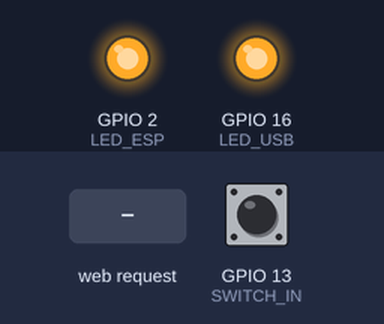
Recording of a sketch running on a simulated ESP8266 (NodeMCU). On the bench: output pins drawn as LEDs (lit = HIGH). Dashed ring = blinking. Inputs (shaded band) come from the test bench; at power-on: GPIO 13 (SWITCH_IN) HIGH. WiFi joins after 1.5 s; servers stay silent unless stated; not simulated (calls return 0 or success): passwords.h; what the sketch prints to the serial monitor is not drawn.

Above: at 7.7 s.
7.8 s: HTTP request GET / received
At 7.92 s:
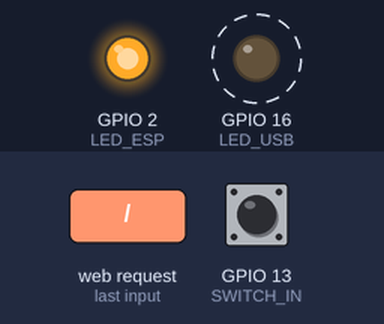
10.8 s: GPIO 13 (SWITCH_IN) pulled LOW for 1 s
At 11.6 s:
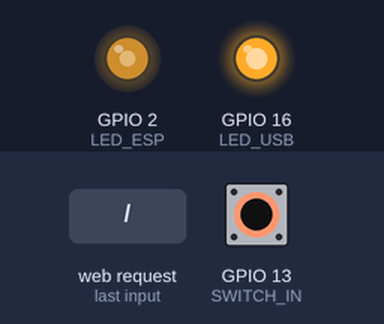
14.8 s: HTTP request GET / received
At 16.7 s:
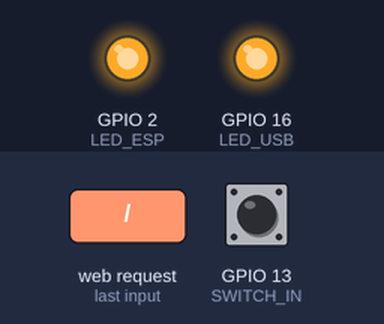
17.8 s: GPIO 13 (SWITCH_IN) pulled LOW for 3.2 s
At 18.3 s:
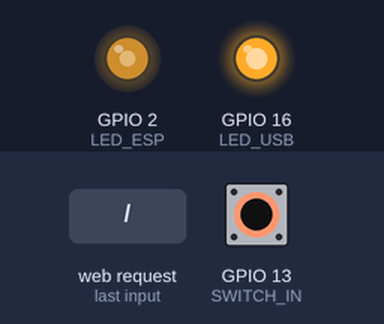
Timing chart, 0 to 22.5 s (numbered marks = the images above; inputs shaded):
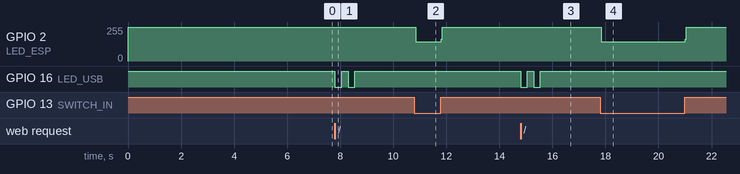

Measured:
- after the input at 7.8 s, GPIO 16 (LED_USB): alternates HIGH for 0.25 s and LOW for 0.25 s, 4 changes in all, then stays HIGH, starting at once
- after the input at 10.8 s, GPIO 2 (LED_ESP): 255/255 → 146/255 after 0.05 s, → 255/255 0.96 s later
- after the input at 14.8 s, GPIO 16 (LED_USB): alternates HIGH for 0.25 s and LOW for 0.25 s, 4 changes in all, then stays HIGH, starting at once
- after the input at 17.8 s, GPIO 2 (LED_ESP): 255/255 → 146/255 after 0.05 s, → 255/255 3.2 s later

The sketch:

tau3.ino
```cpp
// ============================================================================
// tau3.ino             Michael Nagy, bright.tiger@gmail.com          1.809.141
// ============================================================================
// Using a NodeMCU, publish the dry-contact relay output status from a Tornado
// Alert Unit (TAU) via a simple web interface.  Upon query of the URL:
//
//     http://tau.local/
//
// an integer value of 1 or 0 will be returned as the value of a field named
// 'tau', encoded in a json block.  A value of 1 indicates the tornado alert
// unit is alerting (contact-closure output is closed), while a value of 0
// indicates it is quiescent (contact-closure output is open).
// ============================================================================
//       Arduino IDE configuration: Board = NodeMCU 1.0 (ESP-12E Module)
//                                  Port  = /dev/ttyUSB0
// ============================================================================
// Configure the Arduino IDE for 'NodeMCU 1.0 (ESP-11E Module)'.  On Kubuntu,
// the cp210x serial driver is required, and presents /dev/ttyUSB0 as the serial
// port.  Internal debugging output is configured for 115,200 baud, so set that
// speed if you bring up the serial monitor.
//
// Notes:
//     - the D0 output is the led near the USB connector (red or blue)
//     - the D4 output is the led on the ESP8266 submodule (blue)
//     - the D7 input is pulled up (short to ground to signal)
// ============================================================================
// On the ModeMCU module, the following components are added and connected
// as indicated:
//
//     - 470uF and 0.15uF capacitors are connected between Vin and Gnd
//     - a 1K resistor is connected between 3V3 and D7
//     - a 0.15uF capacitor is connected between D7 and Gnd
//
// Power from the external 5V linear regulated PSU comes in via Vin and Gnd.
// The PSU voltage needs to be at least 5V, and could go up to around 12V with
// no issue, however the PSU needs to be either an unregulated or linear
// regulated one.  Switching PSUs generate too much static and interfere with
// the function of the TAU itself.  I am using a Jameco 168605 5v 1A regulated
// linear adapter.
//
// The TAU normally-open switch connection comes in between D7 and Gnd.
// ============================================================================
// Upon initialization, the USB led will blink twice a second until the WiFi
// connection is established, then the ESP led will blink once.  After that
// initial sequence, both leds will normally be off.  The ESP led will light
// whenever a relay closure is detected, and the USB led will blink once each
// time another network device queries the status url.
// ============================================================================
// The ESP led will also pulse every 5 seconds (heartbeat) to let you know
// things are running.
// ============================================================================

#define VERSION "1.810.031"

#include <ESP8266WiFi.h>
#include <WiFiClient.h>
#include <ESP8266WebServer.h>
#include <elapsedMillis.h>

#include "passwords.h"

ESP8266WebServer server(80);

#define LED_USB    16 // D0 of nodemcu, usb led (red or blue)
#define LED_ESP     2 // D4 of nodemcu, esp led (blue)
#define SWITCH_IN  13 // D7 of nodemcu, pulled high

void Blink(int LED, int Count, int Delay) {
  while (Count--) {
    digitalWrite(LED, LOW);
    yield();
    delay(Delay);
    yield();
    digitalWrite(LED, HIGH);
    yield();
    delay(Delay);
    yield();
} }

int TauAlert   = 1; // switch closure status
int UptimeSecs = 0; // seconds since boot

void setup(void){
  pinMode(LED_USB, OUTPUT);
  pinMode(LED_ESP, OUTPUT);
  digitalWrite(LED_USB, HIGH);
  digitalWrite(LED_ESP, HIGH);
  pinMode(SWITCH_IN, INPUT_PULLUP);
  Serial.begin(115200);
  Serial.println();
  delay(5000);
  Serial.println("setting station mode...");
  WiFi.mode(WIFI_STA);
  Serial.print("connecting...");
  WiFi.begin(ssid, password);
  Serial.println("");
  while (WiFi.status() != WL_CONNECTED) {
    Blink(LED_USB, 1, 1);
    Serial.print(".");
    yield();
    delay(500);
    yield();
  }
  Serial.println("");
  Serial.print("connected to ");
  Serial.println(ssid);
  Serial.print("ip address: ");
  Serial.println(WiFi.localIP());
  Blink(LED_ESP, 1, 1);
  server.on("/", [](){
    String Message = "{alert=";
    Message += TauAlert;
    Message += ",version=\"";
    Message += VERSION;
    Message += "\",uptime_secs=";
    Message += UptimeSecs;
    Message += "}\n";
    Serial.print("/ ");
    Serial.print(Message);
    server.send(200, "application/json", Message);
    yield();
    Blink(LED_USB, 2, 250);
  });
  server.begin();
  Serial.println("http server started");
}

elapsedMillis  OneSecondTimer = 0; // auto-increments every millisecond
elapsedMillis FiveSecondTimer = 0; // auto-increments every millisecond

void loop(void){
  yield();
  if (digitalRead(SWITCH_IN) == LOW) {
    Blink(LED_ESP, 1, 1);
    if (TauAlert == 0) {
      TauAlert = 1;
      Serial.print("   alert=");
      Serial.println(TauAlert);
    }
  } else {
    if (TauAlert == 1) {
      TauAlert = 0;
      Serial.print("   alert=");
      Serial.println(TauAlert);
  } }
  yield();
  server.handleClient();
  yield();
  if (OneSecondTimer > 1000) { // five-second heartbeat
    OneSecondTimer -= 1000;
    UptimeSecs += 1;
  }
  if (FiveSecondTimer > 5000) { // five-second heartbeat
    FiveSecondTimer -= 5000;
    Blink(LED_ESP, 1, 1);
} }

// ============================================================================
// End.
// ============================================================================
```
